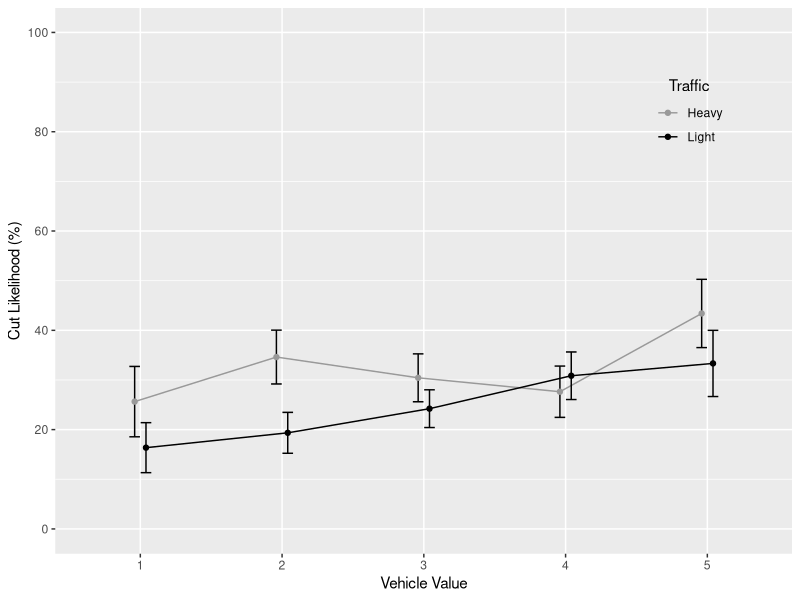
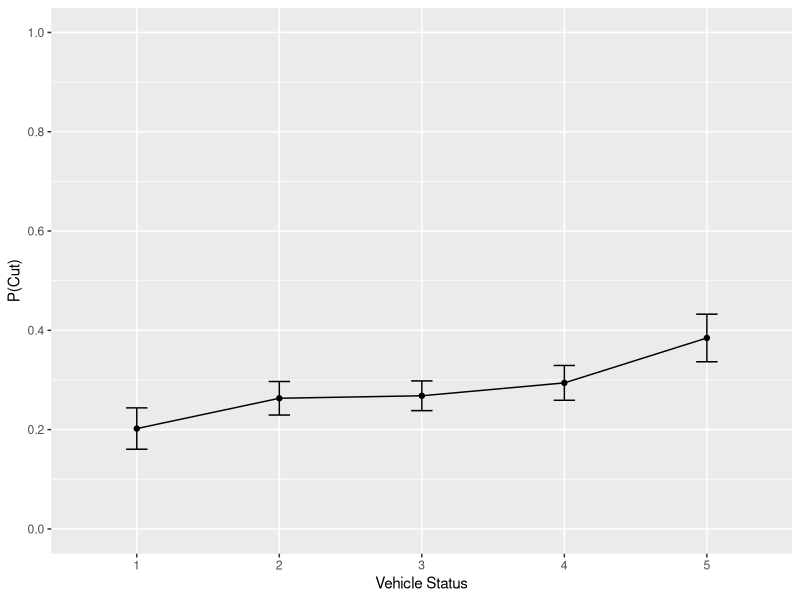
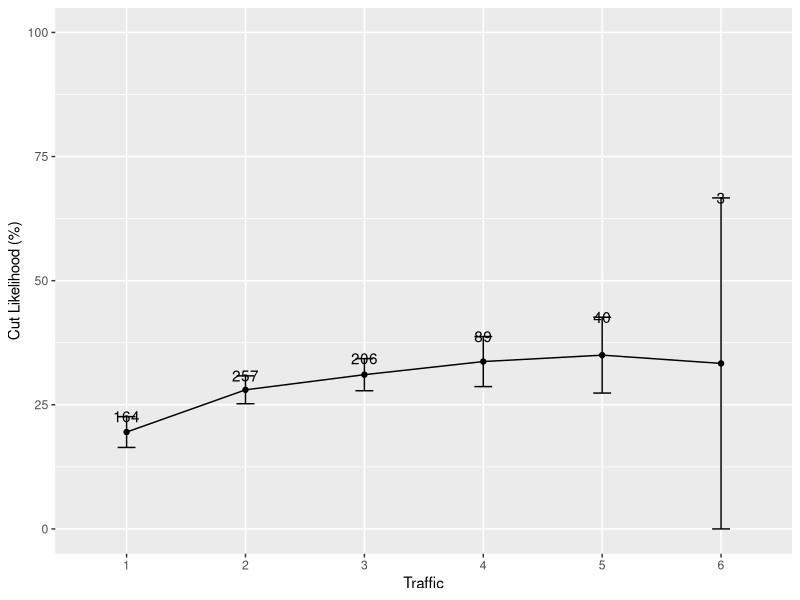
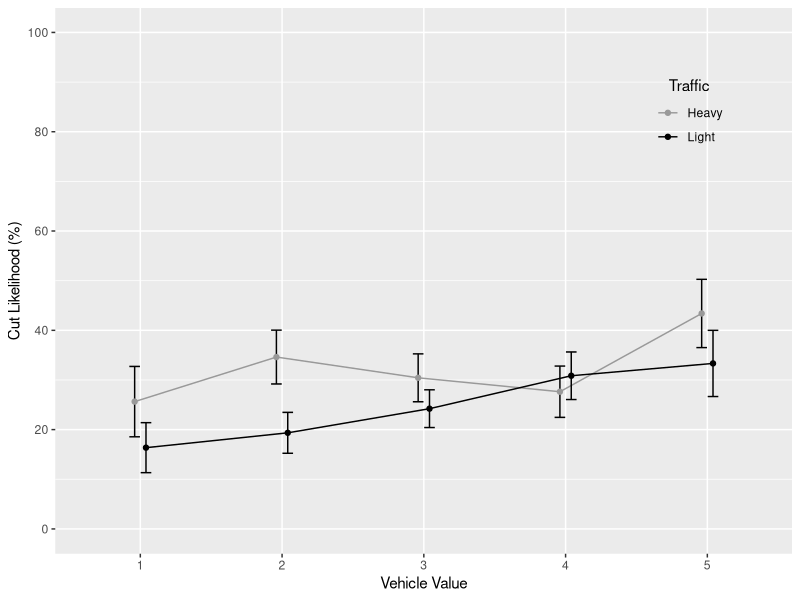
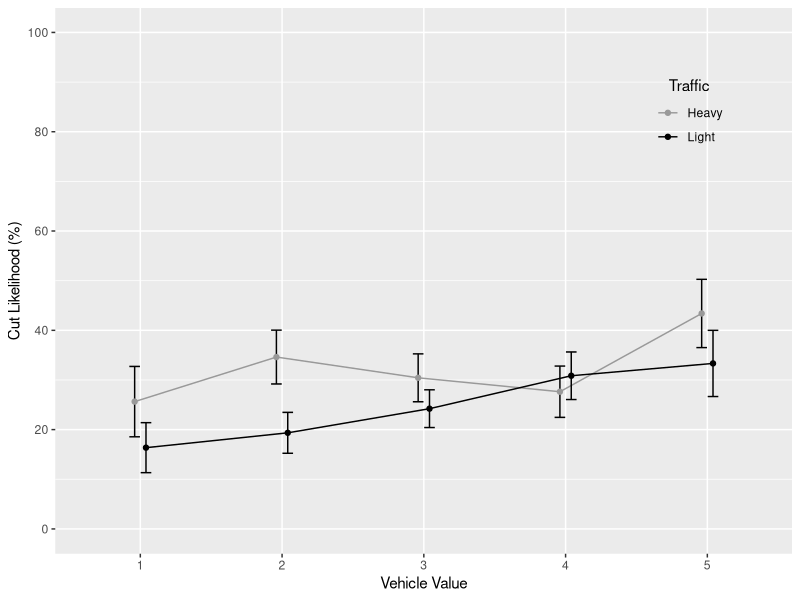
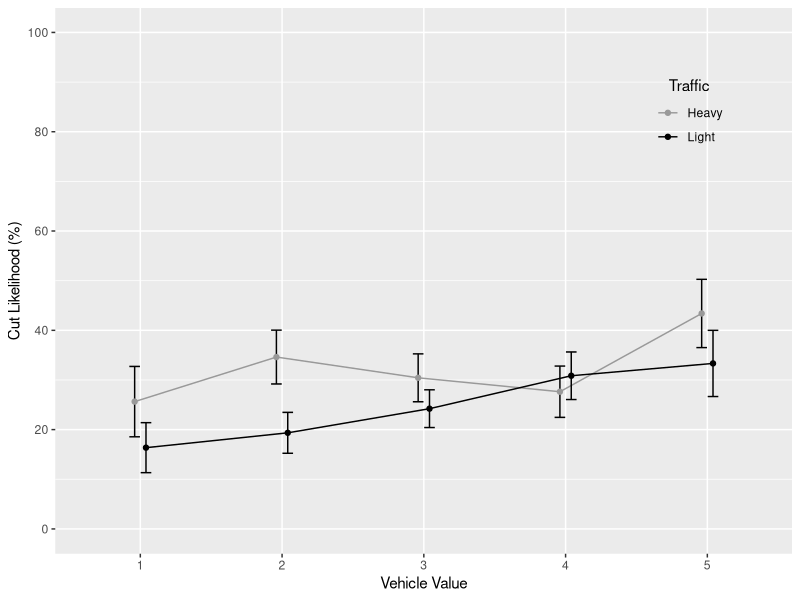
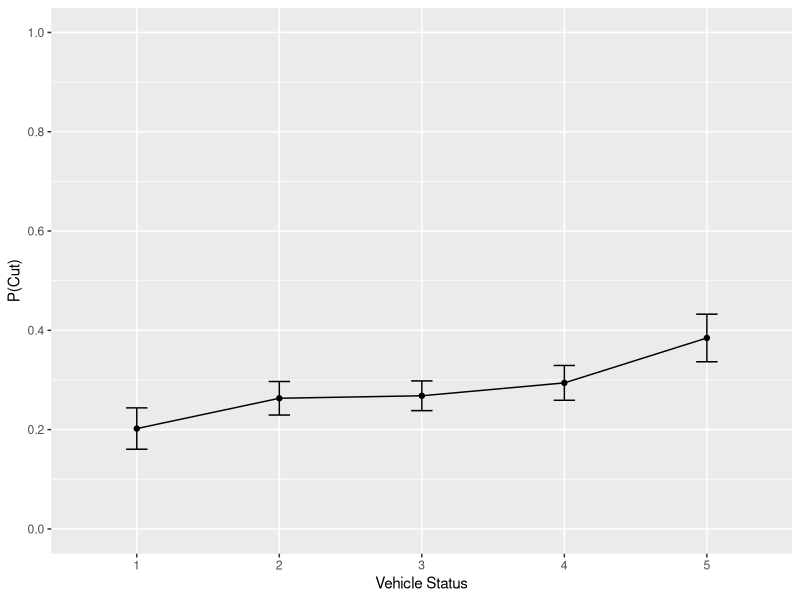
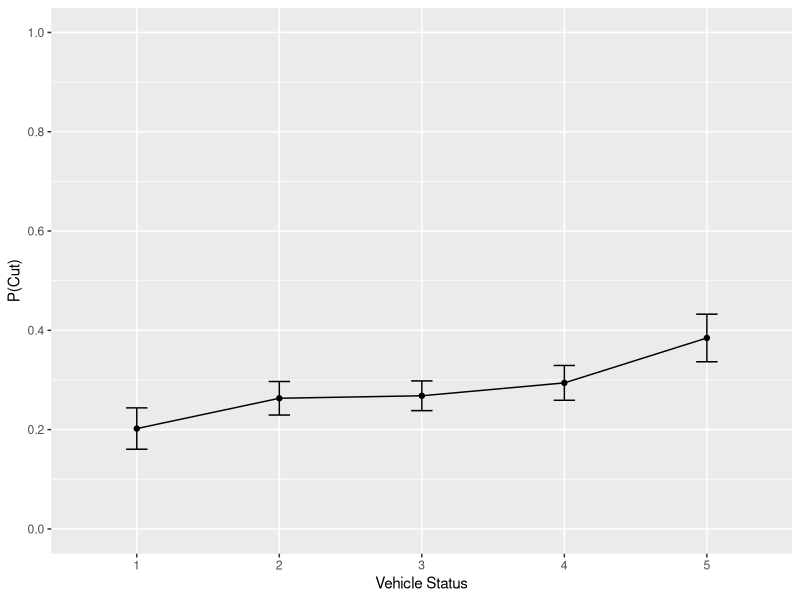

Here is the R script that generated these plots, in order: (Note: this script raises an error after producing the figures.)
# Author: Jeremy Boyd (jboyd@ucsd.edu)
# Date: May 15, 2015
# Summary: Analysis of HDP 181 Experiment 1B data: effects of driver SES
# on cutting behavior at all-way stops. NOTE: Datapoint me10 was missing its
# time, so I estimated time as being in between datapoints me09 and me11.

# Load libraries
library(ggplot2)
library(plotrix)
library(timeDate)
library(lme4)
library(plyr)
library(gridExtra)
library(dplyr)

# Read in data.
cuts = read.delim('Experiment 1B data 140122.txt', header = TRUE)

################################################################
# CLEAN UP DATA
################################################################

# Make cutoff codes uniform
cuts$cutoff = factor(ifelse((cuts$cutoff == 'no' | cuts$cutoff == 'No' | cuts$cutoff == 'N' | cuts$cutoff == 'n'), 'no', ifelse((cuts$cutoff == 'y' | cuts$cutoff == 'Y' | cuts$cutoff == 'yes' | cuts$cutoff == 'Yes'), 'yes', 'other')))

# Make driverSex codes uniform
cuts$driverSex = factor(ifelse((cuts$driverSex == 'f' | cuts$driverSex == 'F' | cuts$driverSex == 'w'), 'f', ifelse((cuts$driverSex == 'm' | cuts $driverSex == 'M'), 'm', 'other')))

# Exclude datapoints with 'other' in the driverSex, driverAge, traffic, and cutoff columns. This amounts to 19 datapoints, or 2.44% of the data (778 originally - 19 = 759.
cuts = cuts[cuts$driverSex != 'other',]
cuts = cuts[cuts$driverAge != 'other',]
cuts = cuts[cuts$traffic != 'other',]
cuts = cuts[cuts$cutoff != 'other',]

# Drop unused 'other' levels from variables.
cuts$driverSex = cuts$driverSex[, drop = TRUE]
cuts$driverAge = cuts$driverAge[, drop = TRUE]
cuts$traffic = cuts$traffic[, drop = TRUE]
cuts$cutoff = cuts$cutoff[, drop = TRUE]
cuts$vehicleID = cuts$vehicleID[, drop = TRUE]

# Make driverAge and traffic numeric
cuts$driverAge = as.numeric(cuts$driverAge)
cuts$traffic = as.numeric(cuts$traffic)

# Make zip code categorical
cuts$zip = factor(cuts$zip)

# Recode time as hours past midnight
cuts$time2 = difftime(timeDate(as.character(cuts$time), format = '%H:%M:%S' ), timeDate('00:00:00', format = '%H:%M:%S'))

# Recode cutoff as numeric: 1 for yes; 0 for no.
cuts$cutoff2 = as.numeric(ifelse(cuts$cutoff == 'yes', 1, 0))

################################################################
# SUMMARIZE USING FIGURES
################################################################

# Interaction of vehicleStatus and traffic, with traffic coded as low (1-2) vs. high (3-6). This gives us 421 datapoints in the low category (55%), and 338 in the high category (45%).
cuts$traffic2 = factor(ifelse(cuts$traffic <= 2, 'low', 'high'))
cuts.sum4 = ddply(cuts, c('vehicleStatus', 'traffic2'), summarise, mean = mean(cutoff2) * 100, se = std.error(cutoff2) * 100)
pd <- position_dodge(0.16)
ggplot(cuts.sum4, aes(x = factor(vehicleStatus), y = mean, color = traffic2, group = traffic2)) + geom_line(position = pd) + geom_errorbar(aes(ymax = mean + se, ymin = mean - se), color = 'black', width = .15, position = pd) + geom_point(position = pd) + scale_x_discrete(name = 'Vehicle Value') + scale_y_continuous(name = 'Cut Likelihood (%)', limits = c(0, 100), breaks = seq(0, 100, 20)) + scale_color_manual(name = 'Traffic', labels = c('Heavy', 'Light'), values = c('gray60', 'black')) + theme(legend.position = c(.86, .807), legend.background = element_rect(fill = "transparent"), legend.key = element_rect(fill = "transparent", color = "transparent"), legend.title.align = .5)

# Create png and pdf versions of the figure.
ggsave(filename = 'figure4.png', width = 3.5, height = 3, dpi = 400)
ggsave(filename = 'figure4.pdf', width = 3.5, height = 3)
ggsave(filename = 'figure4.jpeg', width = 3.5, height = 3, dpi = 1000, units = "in")

# Figure of vehicleStatus predicting proportion of cuts.
cuts.sum1 = ddply(cuts, 'vehicleStatus', summarise, mean = mean(cutoff2), se = std.error(cutoff2))
cuts.sum1$group = 'group'
ggplot(cuts.sum1, aes(x = factor(vehicleStatus), y = mean, group = group)) + geom_line() + geom_point() + geom_errorbar(aes(ymax = mean + se, ymin = mean - se), width = .15) + scale_x_discrete(name = 'Vehicle Status') + scale_y_continuous(name = 'P(Cut)', limits = c(0, 1), breaks = seq(0, 1, .2))

# Make png and pdf of figure
ggsave(filename = 'vehicleStatus.png', width = 6, height = 4.5, dpi = 400)
ggsave(filename = 'vehicleStatus.pdf', width = 6, height = 4.5)

# Figure of traffic predicting proportion of cuts.
cuts.sum7 = ddply(cuts, 'traffic', summarise, mean = mean(cutoff2) * 100, se = std.error(cutoff2) * 100, n = length(cutoff2))
cuts.sum7$group = 'group'
ggplot(cuts.sum7, aes(x = factor(traffic), y = mean, group = group)) + geom_line() + geom_point() + geom_errorbar(aes(ymax = mean + se, ymin = mean - se), width = .15) + scale_x_discrete(name = 'Traffic') + scale_y_continuous(name = 'Cut Likelihood (%)', limits = c(0, 100)) + geom_text(aes(label = n, y = mean + se + .06))

# Make png and pdf of figure.
ggsave(filename = 'traffic.png', width = 6, height = 4.5, dpi = 400)
ggsave(filename = 'traffic.pdf', width = 6, height = 4.5)

# Piff's low and high cut numbers: 10-30
# so vehicleStatus 1=10, 2-15, 3=20, 4=25, 5=30
# Make mine like this to center in figure better: 1=30, 2=35, 3=40, 4=45, 5=50
# For no interaction figure, just add/subtract 10 for each value

# Make a prediction figure for no interaction
noInter = data.frame(vehicleStatus = c(1, 1, 2, 2, 3, 3, 4, 4, 5, 5), traffic = c('high', 'low', 'high', 'low', 'high', 'low', 'high', 'low', 'high', 'low'), mean = c(40, 20, 46, 26, 52, 32, 58, 38, 64, 44))
pred1 = ggplot(noInter, aes(x = factor(vehicleStatus), y = mean, color = traffic, group = traffic)) + geom_line() + geom_point() + scale_x_discrete(name = 'Driver SES') + scale_y_continuous(name = 'Cut Likelihood', limits = c(0, 100), breaks = seq(0, 100, 20)) + scale_color_manual(name = 'Traffic', labels = c('Heavy', 'Light'), values = c('gray60', 'black')) + theme(axis.text.y = element_blank(), axis.title.y = element_blank(), axis.text.x = element_blank()) +  ggtitle("Ethics")

# Make interaction prediction figure
inter = data.frame(vehicleStatus = c(1, 1, 2, 2, 3, 3, 4, 4, 5, 5), traffic = c('high', 'low', 'high', 'low', 'high', 'low', 'high', 'low', 'high', 'low'), mean = c(30, 30, 40, 32, 50, 34, 60, 36, 70, 38))
pred2 = ggplot(inter, aes(x = factor(vehicleStatus), y = mean, color = traffic, group = traffic)) + geom_line() + geom_point() + scale_x_discrete(name = 'Driver SES') + scale_y_continuous(name = 'Cut Likelihood', limits = c(0, 100), breaks = seq(0, 100, 20)) + scale_color_manual(name = 'Traffic', labels = c('Heavy',  'Light'), values = c('gray60', 'black')) + theme(axis.text.y = element_blank(), axis.text.x = element_blank(), legend.position = 'none') + ggtitle("Attention")

# Combine into 1 x 2 plot
pdf('figure1.pdf', width = 7.25, height = 2.3)
grid.newpage()
pushViewport(viewport(layout = grid.layout(1, 200)))
vplayout <- function(x, y) viewport(layout.pos.row = x, layout.pos.col = y)
print(pred2, vp = vplayout(1, 1:87))
print(pred1, vp = vplayout(1, 88:200))
dev.off()

# Same as above but jpeg format
jpeg('figure1.jpeg', width = 7.25, height = 2.3, units = "in", quality = 100, res = 1000)
grid.newpage()
pushViewport(viewport(layout = grid.layout(1, 200)))
vplayout <- function(x, y) viewport(layout.pos.row = x, layout.pos.col = y)
print(pred2, vp = vplayout(1, 1:87))
print(pred1, vp = vplayout(1, 88:200))
dev.off()

################################################################
# FIGURES/TABLES SUMMARIZING THE DATA
################################################################

# Amount of data at each level of status x traffic.
xtabs(~ vehicleStatus + traffic, cuts)

# Counts and proportions of data based on sex.
xtabs(~ driverSex, cuts)
xtabs(~ driverSex, cuts) / length(cuts$driverSex)

# Counts and proportions of data based on age
xtabs(~ driverAge, cuts)
xtabs(~ driverAge, cuts) / length(cuts$driverAge)

# Set font sizes for figures
fontSize = 3

# Frequency distribution of vehicle status. Shows a median vehicle status of 3 (n = 220).
figA = ggplot(cuts, aes(x = factor(vehicleStatus))) + geom_histogram(binwidth = 1, color = 'black', fill = 'gray50', width = 1) + geom_text(size = fontSize, stat = 'bin', binwidth = 1, aes(y = ..count.., label = sprintf("%.1f%%", ..count.. / 759 * 100)), vjust = -.5) + scale_x_discrete(name = 'Vehicle Value') + scale_y_continuous(name = 'Frequency', limits = c(0, 250), breaks = seq(0, 250, 50)) + ggtitle('A.')

# Frequency distribution of traffic. Shows a median of 2 (n = 257) with decreasing amounts of data after that. Maximum traffic for these data was 6 (n = 3).
figB = ggplot(cuts, aes(x = factor(traffic))) + geom_histogram(binwidth = 1, color = 'black', fill = 'gray50', width = 1) + geom_text(size = fontSize, stat = 'bin', binwidth = 1, aes(y = ..count.., label = sprintf("%.1f%%", ..count.. / 759 * 100)), vjust = -.5) + scale_x_discrete(name = 'Traffic') + scale_y_continuous(name = 'Frequency', limits = c(0, 290), breaks = seq(0, 260, 50)) + ggtitle('B.')

# Frequency distribution of driverSex. Shows 39% of drivers were female, 61% were male.
figC = ggplot(cuts, aes(x = driverSex)) + geom_histogram(binwidth = 1, color = 'black', fill = 'gray50', width = 1)  + geom_text(size = fontSize, stat = 'bin', binwidth = 1, aes(y = ..count.., label = sprintf("%.1f%%", ..count.. / 759 * 100)), vjust = -.5) + scale_x_discrete(name = 'Driver Sex', labels = c('Female', 'Male')) + scale_y_continuous(name = 'Frequency', limits = c(0, 520), breaks = seq(0, 500, 100)) + ggtitle('C.')

# Frequency distribution of driverAge. The majority of drivers (n = 407 were perceived to be between 16-35 years old.
figD = ggplot(cuts, aes(x = factor(driverAge))) + geom_histogram(binwidth = 1, color = 'black', fill = 'gray50', width = 1) + geom_text(size = fontSize, stat = 'bin', binwidth = 1, aes(y = ..count.., label = sprintf("%.1f%%", ..count.. / 759 * 100)), vjust = -.5) + scale_x_discrete(name = 'Driver Age (Years)', labels = c('16-35', '36-55', '56+')) + scale_y_continuous(name = 'Frequency', limits = c(0, 460), breaks = seq(0, 420, 100)) + ggtitle('D.')

# Frequency distribution of time of day. Shows a median from 18:00-18:59 (6-6:59pm), with most data collected between 12:00 and 19:00.
cuts$time3 = as.numeric(cuts$time2)
figE = ggplot(cuts, aes(x = time3)) + geom_histogram(binwidth = 1, color = 'black', fill = 'gray50') + scale_x_continuous(name = 'Time of Day (24-Hour Clock)', limits = c(0, 23), breaks = seq(0, 23, 1)) + scale_y_continuous(name = 'Frequency', limits = c(0, 120), breaks = seq(0, 120, 20)) + ggtitle('E.')

# Arrange all figures in same image file.
pdf('figure3.pdf', width = 7.25, height = 6)
grid.newpage()
pushViewport(viewport(layout = grid.layout(3, 2)))
print(figA, vp = vplayout(1, 1))
print(figB, vp = vplayout(1, 2))
print(figC, vp = vplayout(2, 1))
print(figD, vp = vplayout(2, 2))
print(figE, vp = vplayout(3, 1:2))
dev.off()

# JPG version of above image
jpeg('figure3.jpeg', width = 7.25, height = 6, units = "in", quality = 100, res = 1000)
grid.newpage()
pushViewport(viewport(layout = grid.layout(3, 2)))
print(figA, vp = vplayout(1, 1))
print(figB, vp = vplayout(1, 2))
print(figC, vp = vplayout(2, 1))
print(figD, vp = vplayout(2, 2))
print(figE, vp = vplayout(3, 1:2))
dev.off()

################################################################
# MIXED MODEL WITH RANDOM EFFECTS FOR RATERS & INTERSECTIONS
################################################################

# Convert time2 to numeric
cuts$time2 <- as.numeric(cuts$time2)

# Make subset with only those variables that will be used in model.
cuts2 <- select(cuts, rater, interID, vehicleStatus, traffic, driverSex, driverAge, time2, cutoff)

# Convert continuous predictors to z-scores using scale(). This is done in an effort to get rid of warnings when I try to fit a glmer model below.
cuts2$vehicleStatus <- scale(cuts2$vehicleStatus)
cuts2$traffic <- scale(cuts2$traffic)
cuts2$driverAge <- scale(cuts2$driverAge)
cuts2$time2 <- scale(cuts2$time2)

# Adjust contrasts to balance driverSex. Male is the default, so the model coefficient will indicate whether males are more/less likely to cut than females.
xtabs(~ driverSex, cuts2) / length(cuts2$rater)
contrasts(cuts2$driverSex) = cbind("Male" = c(-.61, .39))

# Model with maximal random effects structure. Throws multiple convergence warnings.
cuts2.glmer1 <- glmer(cutoff == "yes" ~ vehicleStatus + traffic + vehicleStatus:traffic + driverSex + driverAge + time2 + (1 + (vehicleStatus + traffic + vehicleStatus:traffic + driverSex + driverAge + time2)|rater) + (1 + (vehicleStatus + traffic + vehicleStatus:traffic + driverSex + driverAge + time2)|interID), data = cuts2, family = "binomial")

# Restart from previous fit, but now bumping up the maximum number of iterations and using the bobyqa optimizer for both phases.
ss <- getME(cuts2.glmer1, c("theta","fixef"))
cuts2.glmer2 <- update(cuts2.glmer1, start = ss, control = glmerControl(optimizer = "bobyqa", optCtrl = list(maxfun = 2e6)))

# Calculate 95% CIs for fixed effects parameters using the Wald method. This is required for submissions to the Personality and Social Psychology Bulletin.
ci.wald <- confint(cuts2.glmer2, level = 0.95, method = "Wald", .progress = "txt")

# Print variance-covariance matrix. This is required for submission to Arcchives of Scientific Psychology.
vcov(cuts2.glmer2)